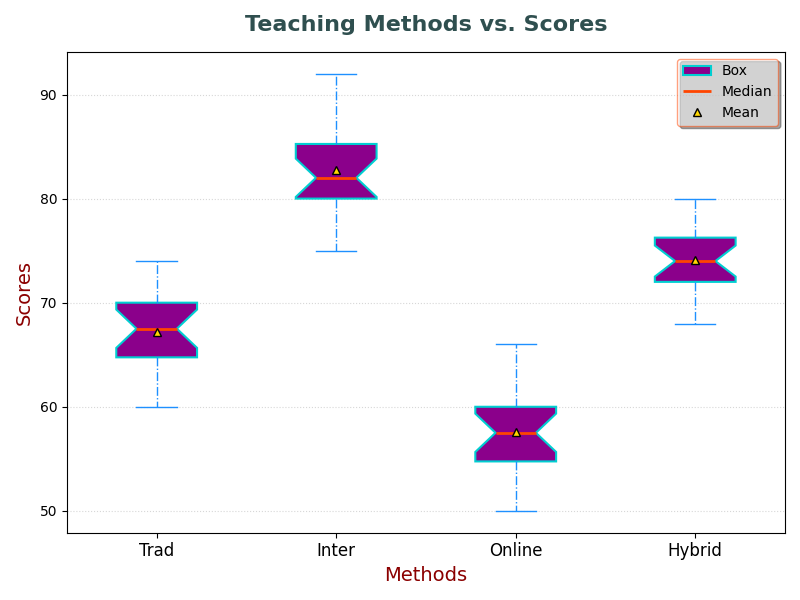

This figure's Python source:
import matplotlib.pyplot as plt

methods = ["Trad", "Inter", "Online", "Hybrid"]

traditional_scores = [65, 67, 70, 72, 60, 62, 64, 66, 68, 70, 72, 74, 64, 66, 68, 70, 62, 65, 68, 70]
interactive_scores = [75, 77, 80, 82, 80, 82, 84, 86, 78, 80, 82, 84, 86, 88, 90, 92, 79, 81, 83, 85]
online_scores = [55, 58, 60, 63, 50, 52, 54, 56, 60, 62, 64, 66, 54, 56, 58, 60, 53, 55, 57, 59]
hybrid_scores = [70, 72, 75, 77, 68, 70, 72, 74, 72, 74, 76, 78, 74, 76, 78, 80, 71, 73, 75, 77]

fig, ax1 = plt.subplots(figsize=(8, 6))

data = [traditional_scores, interactive_scores, online_scores, hybrid_scores]

bp = ax1.boxplot(data, patch_artist=True, showmeans=True, notch=True,
                 boxprops=dict(facecolor="#8B008B", color="#00CED1", linewidth=1.5), 
                 medianprops=dict(color="#FF4500", linewidth=2),
                 meanprops=dict(marker='^', markeredgecolor='black', markerfacecolor='#FFD700'),
                 whiskerprops=dict(color="#1E90FF", linestyle='-.'), capprops=dict(color="#1E90FF"))

ax1.set_title("Teaching Methods vs. Scores", fontsize=16, fontweight='bold', pad=15, color='#2F4F4F')
ax1.set_xlabel("Methods", fontsize=14, color='#8B0000')
ax1.set_ylabel("Scores", fontsize=14, color='#8B0000')
ax1.set_xticklabels(methods, fontsize=12)
ax1.yaxis.grid(True, linestyle=':', alpha=0.5)

# Adding legend with a different style
ax1.legend([bp["boxes"][0], bp["medians"][0], bp["means"][0]], ['Box', 'Median', 'Mean'], loc='upper right', fontsize=10, frameon=True, framealpha=0.5, shadow=True, edgecolor='#FF4500')

plt.tight_layout()
plt.show()
